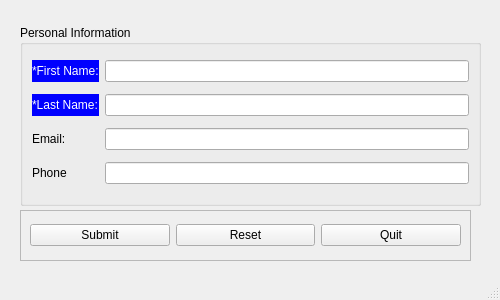
<?xml version="1.0" encoding="UTF-8"?>
<ui version="4.0">
 <class>root</class>
 <widget class="QMainWindow" name="root">
  <property name="geometry">
   <rect>
    <x>0</x>
    <y>0</y>
    <width>500</width>
    <height>300</height>
   </rect>
  </property>
  <property name="windowTitle">
   <string>Form</string>
  </property>
  <widget class="QWidget" name="centralwidget">
   <widget class="QGroupBox" name="lblFrPerson">
    <property name="geometry">
     <rect>
      <x>20</x>
      <y>25</y>
      <width>461</width>
      <height>181</height>
     </rect>
    </property>
    <property name="title">
     <string>Personal Information</string>
    </property>
    <layout class="QGridLayout" name="gridLayout">
     <item row="0" column="1">
      <widget class="QLineEdit" name="entFirst">
       <property name="layoutDirection">
        <enum>Qt::LayoutDirection::LeftToRight</enum>
       </property>
      </widget>
     </item>
     <item row="1" column="0">
      <widget class="QLabel" name="lblLast">
       <property name="enabled">
        <bool>true</bool>
       </property>
       <property name="palette">
        <palette>
         <active>
          <colorrole role="WindowText">
           <brush brushstyle="SolidPattern">
            <color alpha="255">
             <red>255</red>
             <green>255</green>
             <blue>255</blue>
            </color>
           </brush>
          </colorrole>
          <colorrole role="Button">
           <brush brushstyle="SolidPattern">
            <color alpha="255">
             <red>0</red>
             <green>0</green>
             <blue>255</blue>
            </color>
           </brush>
          </colorrole>
          <colorrole role="Light">
           <brush brushstyle="SolidPattern">
            <color alpha="255">
             <red>127</red>
             <green>127</green>
             <blue>255</blue>
            </color>
           </brush>
          </colorrole>
          <colorrole role="Midlight">
           <brush brushstyle="SolidPattern">
            <color alpha="255">
             <red>63</red>
             <green>63</green>
             <blue>255</blue>
            </color>
           </brush>
          </colorrole>
          <colorrole role="Dark">
           <brush brushstyle="SolidPattern">
            <color alpha="255">
             <red>0</red>
             <green>0</green>
             <blue>127</blue>
            </color>
           </brush>
          </colorrole>
          <colorrole role="Mid">
           <brush brushstyle="SolidPattern">
            <color alpha="255">
             <red>0</red>
             <green>0</green>
             <blue>170</blue>
            </color>
           </brush>
          </colorrole>
          <colorrole role="Text">
           <brush brushstyle="SolidPattern">
            <color alpha="255">
             <red>0</red>
             <green>0</green>
             <blue>0</blue>
            </color>
           </brush>
          </colorrole>
          <colorrole role="BrightText">
           <brush brushstyle="SolidPattern">
            <color alpha="255">
             <red>255</red>
             <green>255</green>
             <blue>255</blue>
            </color>
           </brush>
          </colorrole>
          <colorrole role="ButtonText">
           <brush brushstyle="SolidPattern">
            <color alpha="255">
             <red>0</red>
             <green>0</green>
             <blue>0</blue>
            </color>
           </brush>
          </colorrole>
          <colorrole role="Base">
           <brush brushstyle="SolidPattern">
            <color alpha="255">
             <red>255</red>
             <green>255</green>
             <blue>255</blue>
            </color>
           </brush>
          </colorrole>
          <colorrole role="Window">
           <brush brushstyle="SolidPattern">
            <color alpha="255">
             <red>0</red>
             <green>0</green>
             <blue>255</blue>
            </color>
           </brush>
          </colorrole>
          <colorrole role="Shadow">
           <brush brushstyle="SolidPattern">
            <color alpha="255">
             <red>0</red>
             <green>0</green>
             <blue>0</blue>
            </color>
           </brush>
          </colorrole>
          <colorrole role="AlternateBase">
           <brush brushstyle="SolidPattern">
            <color alpha="255">
             <red>127</red>
             <green>127</green>
             <blue>255</blue>
            </color>
           </brush>
          </colorrole>
          <colorrole role="ToolTipBase">
           <brush brushstyle="SolidPattern">
            <color alpha="255">
             <red>255</red>
             <green>255</green>
             <blue>220</blue>
            </color>
           </brush>
          </colorrole>
          <colorrole role="ToolTipText">
           <brush brushstyle="SolidPattern">
            <color alpha="255">
             <red>0</red>
             <green>0</green>
             <blue>0</blue>
            </color>
           </brush>
          </colorrole>
          <colorrole role="PlaceholderText">
           <brush brushstyle="SolidPattern">
            <color alpha="127">
             <red>0</red>
             <green>0</green>
             <blue>0</blue>
            </color>
           </brush>
          </colorrole>
          <colorrole role="Accent">
           <brush brushstyle="SolidPattern">
            <color alpha="255">
             <red>255</red>
             <green>255</green>
             <blue>255</blue>
            </color>
           </brush>
          </colorrole>
         </active>
         <inactive>
          <colorrole role="WindowText">
           <brush brushstyle="SolidPattern">
            <color alpha="255">
             <red>255</red>
             <green>255</green>
             <blue>255</blue>
            </color>
           </brush>
          </colorrole>
          <colorrole role="Button">
           <brush brushstyle="SolidPattern">
            <color alpha="255">
             <red>0</red>
             <green>0</green>
             <blue>255</blue>
            </color>
           </brush>
          </colorrole>
          <colorrole role="Light">
           <brush brushstyle="SolidPattern">
            <color alpha="255">
             <red>127</red>
             <green>127</green>
             <blue>255</blue>
            </color>
           </brush>
          </colorrole>
          <colorrole role="Midlight">
           <brush brushstyle="SolidPattern">
            <color alpha="255">
             <red>63</red>
             <green>63</green>
             <blue>255</blue>
            </color>
           </brush>
          </colorrole>
          <colorrole role="Dark">
           <brush brushstyle="SolidPattern">
            <color alpha="255">
             <red>0</red>
             <green>0</green>
             <blue>127</blue>
            </color>
           </brush>
          </colorrole>
          <colorrole role="Mid">
           <brush brushstyle="SolidPattern">
            <color alpha="255">
             <red>0</red>
             <green>0</green>
             <blue>170</blue>
            </color>
           </brush>
          </colorrole>
          <colorrole role="Text">
           <brush brushstyle="SolidPattern">
            <color alpha="255">
             <red>0</red>
             <green>0</green>
             <blue>0</blue>
            </color>
           </brush>
          </colorrole>
          <colorrole role="BrightText">
           <brush brushstyle="SolidPattern">
            <color alpha="255">
             <red>255</red>
             <green>255</green>
             <blue>255</blue>
            </color>
           </brush>
          </colorrole>
          <colorrole role="ButtonText">
           <brush brushstyle="SolidPattern">
            <color alpha="255">
             <red>0</red>
             <green>0</green>
             <blue>0</blue>
            </color>
           </brush>
          </colorrole>
          <colorrole role="Base">
           <brush brushstyle="SolidPattern">
            <color alpha="255">
             <red>255</red>
             <green>255</green>
             <blue>255</blue>
            </color>
           </brush>
          </colorrole>
          <colorrole role="Window">
           <brush brushstyle="SolidPattern">
            <color alpha="255">
             <red>0</red>
             <green>0</green>
             <blue>255</blue>
            </color>
           </brush>
          </colorrole>
          <colorrole role="Shadow">
           <brush brushstyle="SolidPattern">
            <color alpha="255">
             <red>0</red>
             <green>0</green>
             <blue>0</blue>
            </color>
           </brush>
          </colorrole>
          <colorrole role="AlternateBase">
           <brush brushstyle="SolidPattern">
            <color alpha="255">
             <red>127</red>
             <green>127</green>
             <blue>255</blue>
            </color>
           </brush>
          </colorrole>
          <colorrole role="ToolTipBase">
           <brush brushstyle="SolidPattern">
            <color alpha="255">
             <red>255</red>
             <green>255</green>
             <blue>220</blue>
            </color>
           </brush>
          </colorrole>
          <colorrole role="ToolTipText">
           <brush brushstyle="SolidPattern">
            <color alpha="255">
             <red>0</red>
             <green>0</green>
             <blue>0</blue>
            </color>
           </brush>
          </colorrole>
          <colorrole role="PlaceholderText">
           <brush brushstyle="SolidPattern">
            <color alpha="127">
             <red>0</red>
             <green>0</green>
             <blue>0</blue>
            </color>
           </brush>
          </colorrole>
          <colorrole role="Accent">
           <brush brushstyle="SolidPattern">
            <color alpha="255">
             <red>255</red>
             <green>255</green>
             <blue>255</blue>
            </color>
           </brush>
          </colorrole>
         </inactive>
         <disabled>
          <colorrole role="WindowText">
           <brush brushstyle="SolidPattern">
            <color alpha="255">
             <red>0</red>
             <green>0</green>
             <blue>127</blue>
            </color>
           </brush>
          </colorrole>
          <colorrole role="Button">
           <brush brushstyle="SolidPattern">
            <color alpha="255">
             <red>0</red>
             <green>0</green>
             <blue>255</blue>
            </color>
           </brush>
          </colorrole>
          <colorrole role="Light">
           <brush brushstyle="SolidPattern">
            <color alpha="255">
             <red>127</red>
             <green>127</green>
             <blue>255</blue>
            </color>
           </brush>
          </colorrole>
          <colorrole role="Midlight">
           <brush brushstyle="SolidPattern">
            <color alpha="255">
             <red>63</red>
             <green>63</green>
             <blue>255</blue>
            </color>
           </brush>
          </colorrole>
          <colorrole role="Dark">
           <brush brushstyle="SolidPattern">
            <color alpha="255">
             <red>0</red>
             <green>0</green>
             <blue>127</blue>
            </color>
           </brush>
          </colorrole>
          <colorrole role="Mid">
           <brush brushstyle="SolidPattern">
            <color alpha="255">
             <red>0</red>
             <green>0</green>
             <blue>170</blue>
            </color>
           </brush>
          </colorrole>
          <colorrole role="Text">
           <brush brushstyle="SolidPattern">
            <color alpha="255">
             <red>0</red>
             <green>0</green>
             <blue>127</blue>
            </color>
           </brush>
          </colorrole>
          <colorrole role="BrightText">
           <brush brushstyle="SolidPattern">
            <color alpha="255">
             <red>255</red>
             <green>255</green>
             <blue>255</blue>
            </color>
           </brush>
          </colorrole>
          <colorrole role="ButtonText">
           <brush brushstyle="SolidPattern">
            <color alpha="255">
             <red>0</red>
             <green>0</green>
             <blue>127</blue>
            </color>
           </brush>
          </colorrole>
          <colorrole role="Base">
           <brush brushstyle="SolidPattern">
            <color alpha="255">
             <red>0</red>
             <green>0</green>
             <blue>255</blue>
            </color>
           </brush>
          </colorrole>
          <colorrole role="Window">
           <brush brushstyle="SolidPattern">
            <color alpha="255">
             <red>0</red>
             <green>0</green>
             <blue>255</blue>
            </color>
           </brush>
          </colorrole>
          <colorrole role="Shadow">
           <brush brushstyle="SolidPattern">
            <color alpha="255">
             <red>0</red>
             <green>0</green>
             <blue>0</blue>
            </color>
           </brush>
          </colorrole>
          <colorrole role="AlternateBase">
           <brush brushstyle="SolidPattern">
            <color alpha="255">
             <red>0</red>
             <green>0</green>
             <blue>255</blue>
            </color>
           </brush>
          </colorrole>
          <colorrole role="ToolTipBase">
           <brush brushstyle="SolidPattern">
            <color alpha="255">
             <red>255</red>
             <green>255</green>
             <blue>220</blue>
            </color>
           </brush>
          </colorrole>
          <colorrole role="ToolTipText">
           <brush brushstyle="SolidPattern">
            <color alpha="255">
             <red>0</red>
             <green>0</green>
             <blue>0</blue>
            </color>
           </brush>
          </colorrole>
          <colorrole role="PlaceholderText">
           <brush brushstyle="SolidPattern">
            <color alpha="127">
             <red>0</red>
             <green>0</green>
             <blue>127</blue>
            </color>
           </brush>
          </colorrole>
          <colorrole role="Accent">
           <brush brushstyle="SolidPattern">
            <color alpha="255">
             <red>76</red>
             <green>76</green>
             <blue>255</blue>
            </color>
           </brush>
          </colorrole>
         </disabled>
        </palette>
       </property>
       <property name="autoFillBackground">
        <bool>true</bool>
       </property>
       <property name="text">
        <string>*Last Name:</string>
       </property>
      </widget>
     </item>
     <item row="1" column="1">
      <widget class="QLineEdit" name="entLast"/>
     </item>
     <item row="2" column="0">
      <widget class="QLabel" name="lblEmail">
       <property name="text">
        <string>Email:</string>
       </property>
      </widget>
     </item>
     <item row="2" column="1">
      <widget class="QLineEdit" name="entEmail"/>
     </item>
     <item row="3" column="0">
      <widget class="QLabel" name="lblPhone">
       <property name="text">
        <string>Phone</string>
       </property>
      </widget>
     </item>
     <item row="3" column="1">
      <widget class="QLineEdit" name="entPhone"/>
     </item>
     <item row="0" column="0">
      <widget class="QLabel" name="lblFirst">
       <property name="palette">
        <palette>
         <active>
          <colorrole role="WindowText">
           <brush brushstyle="SolidPattern">
            <color alpha="255">
             <red>255</red>
             <green>255</green>
             <blue>255</blue>
            </color>
           </brush>
          </colorrole>
          <colorrole role="Button">
           <brush brushstyle="SolidPattern">
            <color alpha="255">
             <red>0</red>
             <green>0</green>
             <blue>255</blue>
            </color>
           </brush>
          </colorrole>
          <colorrole role="Light">
           <brush brushstyle="SolidPattern">
            <color alpha="255">
             <red>127</red>
             <green>127</green>
             <blue>255</blue>
            </color>
           </brush>
          </colorrole>
          <colorrole role="Midlight">
           <brush brushstyle="SolidPattern">
            <color alpha="255">
             <red>63</red>
             <green>63</green>
             <blue>255</blue>
            </color>
           </brush>
          </colorrole>
          <colorrole role="Dark">
           <brush brushstyle="SolidPattern">
            <color alpha="255">
             <red>0</red>
             <green>0</green>
             <blue>127</blue>
            </color>
           </brush>
          </colorrole>
          <colorrole role="Mid">
           <brush brushstyle="SolidPattern">
            <color alpha="255">
             <red>0</red>
             <green>0</green>
             <blue>170</blue>
            </color>
           </brush>
          </colorrole>
          <colorrole role="Text">
           <brush brushstyle="SolidPattern">
            <color alpha="255">
             <red>0</red>
             <green>0</green>
             <blue>0</blue>
            </color>
           </brush>
          </colorrole>
          <colorrole role="BrightText">
           <brush brushstyle="SolidPattern">
            <color alpha="255">
             <red>255</red>
             <green>255</green>
             <blue>255</blue>
            </color>
           </brush>
          </colorrole>
          <colorrole role="ButtonText">
           <brush brushstyle="SolidPattern">
            <color alpha="255">
             <red>0</red>
             <green>0</green>
             <blue>0</blue>
            </color>
           </brush>
          </colorrole>
          <colorrole role="Base">
           <brush brushstyle="SolidPattern">
            <color alpha="255">
             <red>255</red>
             <green>255</green>
             <blue>255</blue>
            </color>
           </brush>
          </colorrole>
          <colorrole role="Window">
           <brush brushstyle="SolidPattern">
            <color alpha="255">
             <red>0</red>
             <green>0</green>
             <blue>255</blue>
            </color>
           </brush>
          </colorrole>
          <colorrole role="Shadow">
           <brush brushstyle="SolidPattern">
            <color alpha="255">
             <red>0</red>
             <green>0</green>
             <blue>0</blue>
            </color>
           </brush>
          </colorrole>
          <colorrole role="AlternateBase">
           <brush brushstyle="SolidPattern">
            <color alpha="255">
             <red>127</red>
             <green>127</green>
             <blue>255</blue>
            </color>
           </brush>
          </colorrole>
          <colorrole role="ToolTipBase">
           <brush brushstyle="SolidPattern">
            <color alpha="255">
             <red>255</red>
             <green>255</green>
             <blue>220</blue>
            </color>
           </brush>
          </colorrole>
          <colorrole role="ToolTipText">
           <brush brushstyle="SolidPattern">
            <color alpha="255">
             <red>0</red>
             <green>0</green>
             <blue>0</blue>
            </color>
           </brush>
          </colorrole>
          <colorrole role="PlaceholderText">
           <brush brushstyle="SolidPattern">
            <color alpha="127">
             <red>0</red>
             <green>0</green>
             <blue>0</blue>
            </color>
           </brush>
          </colorrole>
          <colorrole role="Accent">
           <brush brushstyle="SolidPattern">
            <color alpha="255">
             <red>255</red>
             <green>255</green>
             <blue>255</blue>
            </color>
           </brush>
          </colorrole>
         </active>
         <inactive>
          <colorrole role="WindowText">
           <brush brushstyle="SolidPattern">
            <color alpha="255">
             <red>255</red>
             <green>255</green>
             <blue>255</blue>
            </color>
           </brush>
          </colorrole>
          <colorrole role="Button">
           <brush brushstyle="SolidPattern">
            <color alpha="255">
             <red>0</red>
             <green>0</green>
             <blue>255</blue>
            </color>
           </brush>
          </colorrole>
          <colorrole role="Light">
           <brush brushstyle="SolidPattern">
            <color alpha="255">
             <red>127</red>
             <green>127</green>
             <blue>255</blue>
            </color>
           </brush>
          </colorrole>
          <colorrole role="Midlight">
           <brush brushstyle="SolidPattern">
            <color alpha="255">
             <red>63</red>
             <green>63</green>
             <blue>255</blue>
            </color>
           </brush>
          </colorrole>
          <colorrole role="Dark">
           <brush brushstyle="SolidPattern">
            <color alpha="255">
             <red>0</red>
             <green>0</green>
             <blue>127</blue>
            </color>
           </brush>
          </colorrole>
          <colorrole role="Mid">
           <brush brushstyle="SolidPattern">
            <color alpha="255">
             <red>0</red>
             <green>0</green>
             <blue>170</blue>
            </color>
           </brush>
          </colorrole>
          <colorrole role="Text">
           <brush brushstyle="SolidPattern">
            <color alpha="255">
             <red>0</red>
             <green>0</green>
             <blue>0</blue>
            </color>
           </brush>
          </colorrole>
          <colorrole role="BrightText">
           <brush brushstyle="SolidPattern">
            <color alpha="255">
             <red>255</red>
             <green>255</green>
             <blue>255</blue>
            </color>
           </brush>
          </colorrole>
          <colorrole role="ButtonText">
           <brush brushstyle="SolidPattern">
            <color alpha="255">
             <red>0</red>
             <green>0</green>
             <blue>0</blue>
            </color>
           </brush>
          </colorrole>
          <colorrole role="Base">
           <brush brushstyle="SolidPattern">
            <color alpha="255">
             <red>255</red>
             <green>255</green>
             <blue>255</blue>
            </color>
           </brush>
          </colorrole>
          <colorrole role="Window">
           <brush brushstyle="SolidPattern">
            <color alpha="255">
             <red>0</red>
             <green>0</green>
             <blue>255</blue>
            </color>
           </brush>
          </colorrole>
          <colorrole role="Shadow">
           <brush brushstyle="SolidPattern">
            <color alpha="255">
             <red>0</red>
             <green>0</green>
             <blue>0</blue>
            </color>
           </brush>
          </colorrole>
          <colorrole role="AlternateBase">
           <brush brushstyle="SolidPattern">
            <color alpha="255">
             <red>127</red>
             <green>127</green>
             <blue>255</blue>
            </color>
           </brush>
          </colorrole>
          <colorrole role="ToolTipBase">
           <brush brushstyle="SolidPattern">
            <color alpha="255">
             <red>255</red>
             <green>255</green>
             <blue>220</blue>
            </color>
           </brush>
          </colorrole>
          <colorrole role="ToolTipText">
           <brush brushstyle="SolidPattern">
            <color alpha="255">
             <red>0</red>
             <green>0</green>
             <blue>0</blue>
            </color>
           </brush>
          </colorrole>
          <colorrole role="PlaceholderText">
           <brush brushstyle="SolidPattern">
            <color alpha="127">
             <red>0</red>
             <green>0</green>
             <blue>0</blue>
            </color>
           </brush>
          </colorrole>
          <colorrole role="Accent">
           <brush brushstyle="SolidPattern">
            <color alpha="255">
             <red>255</red>
             <green>255</green>
             <blue>255</blue>
            </color>
           </brush>
          </colorrole>
         </inactive>
         <disabled>
          <colorrole role="WindowText">
           <brush brushstyle="SolidPattern">
            <color alpha="255">
             <red>0</red>
             <green>0</green>
             <blue>127</blue>
            </color>
           </brush>
          </colorrole>
          <colorrole role="Button">
           <brush brushstyle="SolidPattern">
            <color alpha="255">
             <red>0</red>
             <green>0</green>
             <blue>255</blue>
            </color>
           </brush>
          </colorrole>
          <colorrole role="Light">
           <brush brushstyle="SolidPattern">
            <color alpha="255">
             <red>127</red>
             <green>127</green>
             <blue>255</blue>
            </color>
           </brush>
          </colorrole>
          <colorrole role="Midlight">
           <brush brushstyle="SolidPattern">
            <color alpha="255">
             <red>63</red>
             <green>63</green>
             <blue>255</blue>
            </color>
           </brush>
          </colorrole>
          <colorrole role="Dark">
           <brush brushstyle="SolidPattern">
            <color alpha="255">
             <red>0</red>
             <green>0</green>
             <blue>127</blue>
            </color>
           </brush>
          </colorrole>
          <colorrole role="Mid">
           <brush brushstyle="SolidPattern">
            <color alpha="255">
             <red>0</red>
             <green>0</green>
             <blue>170</blue>
            </color>
           </brush>
          </colorrole>
          <colorrole role="Text">
           <brush brushstyle="SolidPattern">
            <color alpha="255">
             <red>0</red>
             <green>0</green>
             <blue>127</blue>
            </color>
           </brush>
          </colorrole>
          <colorrole role="BrightText">
           <brush brushstyle="SolidPattern">
            <color alpha="255">
             <red>255</red>
             <green>255</green>
             <blue>255</blue>
            </color>
           </brush>
          </colorrole>
          <colorrole role="ButtonText">
           <brush brushstyle="SolidPattern">
            <color alpha="255">
             <red>0</red>
             <green>0</green>
             <blue>127</blue>
            </color>
           </brush>
          </colorrole>
          <colorrole role="Base">
           <brush brushstyle="SolidPattern">
            <color alpha="255">
             <red>0</red>
             <green>0</green>
             <blue>255</blue>
            </color>
           </brush>
          </colorrole>
          <colorrole role="Window">
           <brush brushstyle="SolidPattern">
            <color alpha="255">
             <red>0</red>
             <green>0</green>
             <blue>255</blue>
            </color>
           </brush>
          </colorrole>
          <colorrole role="Shadow">
           <brush brushstyle="SolidPattern">
            <color alpha="255">
             <red>0</red>
             <green>0</green>
             <blue>0</blue>
            </color>
           </brush>
          </colorrole>
          <colorrole role="AlternateBase">
           <brush brushstyle="SolidPattern">
            <color alpha="255">
             <red>0</red>
             <green>0</green>
             <blue>255</blue>
            </color>
           </brush>
          </colorrole>
          <colorrole role="ToolTipBase">
           <brush brushstyle="SolidPattern">
            <color alpha="255">
             <red>255</red>
             <green>255</green>
             <blue>220</blue>
            </color>
           </brush>
          </colorrole>
          <colorrole role="ToolTipText">
           <brush brushstyle="SolidPattern">
            <color alpha="255">
             <red>0</red>
             <green>0</green>
             <blue>0</blue>
            </color>
           </brush>
          </colorrole>
          <colorrole role="PlaceholderText">
           <brush brushstyle="SolidPattern">
            <color alpha="127">
             <red>0</red>
             <green>0</green>
             <blue>127</blue>
            </color>
           </brush>
          </colorrole>
          <colorrole role="Accent">
           <brush brushstyle="SolidPattern">
            <color alpha="255">
             <red>76</red>
             <green>76</green>
             <blue>255</blue>
            </color>
           </brush>
          </colorrole>
         </disabled>
        </palette>
       </property>
       <property name="autoFillBackground">
        <bool>true</bool>
       </property>
       <property name="text">
        <string>*First Name:</string>
       </property>
      </widget>
     </item>
    </layout>
   </widget>
   <widget class="QFrame" name="fraButtons">
    <property name="geometry">
     <rect>
      <x>20</x>
      <y>210</y>
      <width>451</width>
      <height>51</height>
     </rect>
    </property>
    <property name="frameShape">
     <enum>QFrame::Shape::StyledPanel</enum>
    </property>
    <property name="frameShadow">
     <enum>QFrame::Shadow::Raised</enum>
    </property>
    <layout class="QHBoxLayout" name="horizontalLayout">
     <item>
      <widget class="QPushButton" name="btnS">
       <property name="minimumSize">
        <size>
         <width>80</width>
         <height>0</height>
        </size>
       </property>
       <property name="baseSize">
        <size>
         <width>0</width>
         <height>0</height>
        </size>
       </property>
       <property name="text">
        <string>Submit</string>
       </property>
      </widget>
     </item>
     <item>
      <widget class="QPushButton" name="btnR">
       <property name="minimumSize">
        <size>
         <width>80</width>
         <height>0</height>
        </size>
       </property>
       <property name="text">
        <string>Reset</string>
       </property>
      </widget>
     </item>
     <item>
      <widget class="QPushButton" name="btnQ">
       <property name="minimumSize">
        <size>
         <width>80</width>
         <height>0</height>
        </size>
       </property>
       <property name="text">
        <string>Quit</string>
       </property>
      </widget>
     </item>
    </layout>
   </widget>
  </widget>
  <widget class="QMenuBar" name="menubar">
   <property name="geometry">
    <rect>
     <x>0</x>
     <y>0</y>
     <width>500</width>
     <height>22</height>
    </rect>
   </property>
  </widget>
  <widget class="QStatusBar" name="statusbar"/>
 </widget>
 <resources/>
 <connections/>
</ui>
